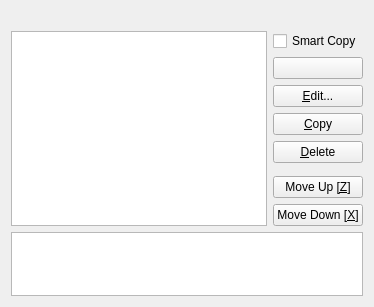
<?xml version="1.0" encoding="UTF-8"?>
<ui version="4.0">
 <class>WBQtScriptEditListTab</class>
 <widget class="QWidget" name="WBQtScriptEditListTab">
  <layout class="QVBoxLayout" name="rootLayout" stretch="0,1,0">
   <item>
    <widget class="QLabel" name="captionLabel"/>
   </item>
   <item>
    <layout class="QHBoxLayout" name="middleRow" stretch="1,0">
     <item>
      <widget class="QListWidget" name="list">
       <property name="horizontalScrollBarPolicy">
        <enum>Qt::ScrollBarAsNeeded</enum>
       </property>
       <property name="selectionMode">
        <enum>QAbstractItemView::SingleSelection</enum>
       </property>
      </widget>
     </item>
     <item>
      <layout class="QVBoxLayout" name="buttonsLayout">
       <item>
        <widget class="QCheckBox" name="smartCopyCheck">
         <property name="text">
          <string>Smart Copy</string>
         </property>
        </widget>
       </item>
       <item>
        <widget class="QPushButton" name="newButton"/>
       </item>
       <item>
        <widget class="QPushButton" name="editButton">
         <property name="text">
          <string>&amp;Edit...</string>
         </property>
        </widget>
       </item>
       <item>
        <widget class="QPushButton" name="copyButton">
         <property name="text">
          <string>&amp;Copy</string>
         </property>
        </widget>
       </item>
       <item>
        <widget class="QPushButton" name="deleteButton">
         <property name="text">
          <string>&amp;Delete</string>
         </property>
        </widget>
       </item>
       <item>
        <spacer name="buttonsSpacer">
         <property name="orientation">
          <enum>Qt::Vertical</enum>
         </property>
        </spacer>
       </item>
       <item>
        <widget class="QPushButton" name="moveUpButton">
         <property name="text">
          <string>Move Up [&amp;Z]</string>
         </property>
        </widget>
       </item>
       <item>
        <widget class="QPushButton" name="moveDownButton">
         <property name="text">
          <string>Move Down [&amp;X]</string>
         </property>
        </widget>
       </item>
      </layout>
     </item>
    </layout>
   </item>
   <item>
    <widget class="QPlainTextEdit" name="commentEdit">
     <property name="minimumSize">
      <size>
       <width>0</width>
       <height>64</height>
      </size>
     </property>
     <property name="maximumSize">
      <size>
       <width>16777215</width>
       <height>64</height>
      </size>
     </property>
    </widget>
   </item>
  </layout>
 </widget>
 <resources/>
 <connections/>
</ui>
